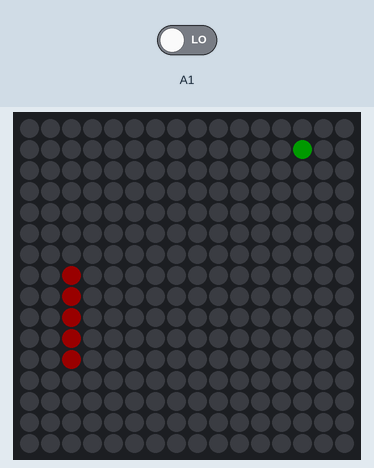
Recording of a sketch running on a simulated Arduino Uno, built with avr-gcc and run on an emulated ATmega328P. Parts: 16×16 RGB LED matrix (first LED top left, wired row by row). Inputs (shaded band) come from the test bench; at power-on: A1 LOW. Dim RGB values are drawn brighter than linear; the strip is taken to match the declared colour order; random numbers use the default seed unless the sketch sets one.

Above: at 1.28 s.
1.3 s: A1 driven HIGH
At 2.72 s:
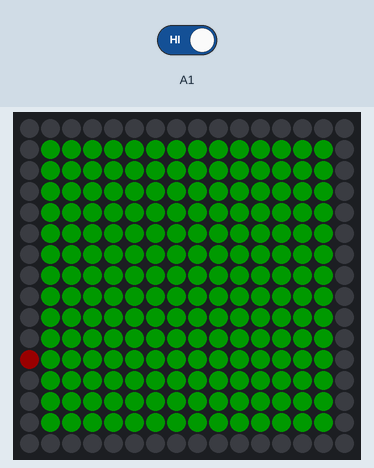
At 4.1 s:
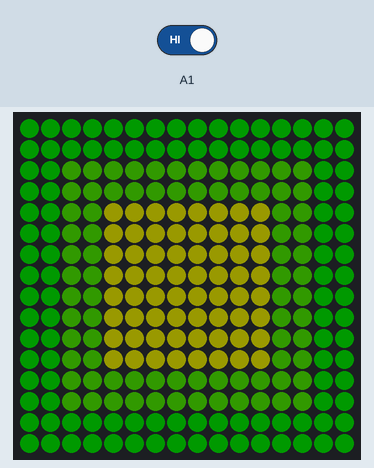
Timing chart, 0 to 5.6 s (numbered marks = the images above; inputs shaded):
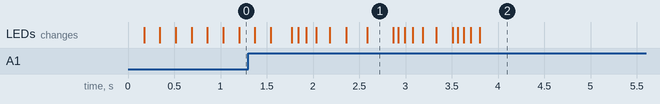

The sketch:

SnakeGame.ino
```cpp
#include <Adafruit_GFX.h>
#include <Adafruit_NeoMatrix.h>
#include <Adafruit_NeoPixel.h>

#define PIN 1
#define DWELL_MAX 0

#define INITIALSNAKELENGTH 5 //The initial snake length at the start of the game.

Adafruit_NeoMatrix * matrix;

uint8_t rotation = 0;
uint16_t xd = 0;
uint16_t yd = 0;
uint8_t previousLeft = 0;
uint8_t previousRight = 0;

uint8_t A1val = 0;
uint8_t D0val = 0;
uint8_t dwell_time = 0;

uint8_t Direction = 1;

uint8_t snaketrix[255];
uint8_t snake_length = INITIALSNAKELENGTH;
uint8_t i;
uint8_t die = 0;

uint8_t appleCoord;

//Create a new apple once one has been eaten by the snake
void makeApple() {
  appleCoord = random(255);
  uint8_t conflict = 1;
  while (conflict) { //Check to see if the apple was created on top of the snake itself.
    conflict = 0;
    for (i = 0; i < snake_length; i++) {
      if (appleCoord == snaketrix[i]) {
        conflict = 1;
        appleCoord = (appleCoord + 1)%255;
      }
    }
  }
}

//Call to start the game over again
void setupSnake() {
  snake_length = INITIALSNAKELENGTH;
  memset(snaketrix,0x00,255);
  for (i = 0; i < snake_length; i++)
  {
    snaketrix[(snake_length-1)-i] = i+32;
  }
  makeApple();
  Direction = 1;
}

//Draws specified rectangles.
void drawFullRect(uint8_t x, uint8_t y, uint8_t w, uint8_t h, uint16_t color) {
  uint8_t iterx = 0;
  uint8_t itery = 0;
  for (iterx = x; iterx < x+w; iterx++) {
    for (itery = y; itery < y+h; itery++) {
      matrix->drawPixel(iterx,itery,color);
    }
  }
}

//Shows the 'explosion' when the snake dies, resets the game
void epicDeath() {
  delay(30);
  drawFullRect(7,7,2,2,matrix->Color(0,255,0));

  rotation += 15;
  matrix->show();
  delay(30);
  drawFullRect(6,6,4,4,matrix->Color(0,255,0));

  rotation += 15;
  matrix->show();

  delay(30);
  drawFullRect(5,5,6,6,matrix->Color(0,255,0));

  rotation += 15;
  matrix->show();

  delay(30);
  drawFullRect(4,4,8,8,matrix->Color(0,255,0));

  rotation += 15;
  matrix->show();


  delay(30);
  drawFullRect(3,3,10,10,matrix->Color(0,255,0));
  rotation += 15;
  matrix->show();

    delay(30);
  drawFullRect(2,2,12,12,matrix->Color(0,255,0));
  rotation += 15;
  matrix->show();

  delay(30);
  drawFullRect(1,1,14,14,matrix->Color(0,255,0));
  rotation += 15;
  matrix->show();

  delay(30);
  drawFullRect(0,0,16,16,matrix->Color(0,255,0));
  rotation += 15;
  matrix->show();

  delay(30);
  drawFullRect(7,7,2,2,matrix->Color(165,255,0));

  rotation += 15;
  matrix->show();
  delay(30);
  drawFullRect(6,6,4,4,matrix->Color(165,255,0));

  rotation += 15;
  matrix->show();

  delay(30);
  drawFullRect(5,5,6,6,matrix->Color(165,255,0));

  rotation += 15;
  matrix->show();

  delay(30);
  drawFullRect(4,4,8,8,matrix->Color(165,255,0));

  rotation += 15;
  matrix->show();


  delay(30);
  drawFullRect(3,3,10,10,matrix->Color(165,255,0));
  rotation += 15;
  matrix->show();

    delay(30);
  drawFullRect(2,2,12,12,matrix->Color(165,255,0));
  rotation += 15;
  matrix->show();

    delay(30);
  drawFullRect(7,7,2,2,matrix->Color(255,255,0));

  rotation += 15;
  matrix->show();
  delay(30);
  drawFullRect(6,6,4,4,matrix->Color(255,255,0));

  rotation += 15;
  matrix->show();

  delay(30);
  drawFullRect(5,5,6,6,matrix->Color(255,255,0));

  rotation += 15;
  matrix->show();

  delay(30);
  drawFullRect(4,4,8,8,matrix->Color(255,255,0));

  rotation += 15;
  matrix->show();

  delay(2500);

  rotation += 15;
  matrix->show();
  matrix->fillScreen(0);

  setupSnake();
  makeApple();
  die = 0;
}

void setup() {
  matrix = new Adafruit_NeoMatrix(8, 8, 2, 2, PIN,
    NEO_MATRIX_TOP     + NEO_MATRIX_LEFT+
    NEO_MATRIX_ROWS + NEO_MATRIX_PROGRESSIVE +
    NEO_TILE_TOP + NEO_TILE_ZIGZAG,
    NEO_RGB            + NEO_KHZ800);
  matrix->begin();
  matrix->setTextWrap(false);
  matrix->setBrightness(25);
  matrix->fillScreen(0);
  memset(snaketrix,0x00,255);
  for (i = 0; i < snake_length; i++)
  {
    snaketrix[(snake_length-1)-i] = i+32;
  }
  pinMode(0, INPUT);
  pinMode(A1, INPUT);
  Serial.begin(9600);
  randomSeed(analogRead(A2));
  makeApple();
}

void loop() {


  if (digitalRead(0)) previousLeft = 1;
  if (digitalRead(A1)) previousRight = 1;
  for (i = 0; i < 140; i++ ) {
    D0val |= digitalRead(0);
    A1val |= digitalRead(A1);
    delay(1);
  }
  if (previousLeft) D0val = 0;
  if (previousRight) A1val = 0;
  previousLeft = 0;
  previousRight = 0;

  if (D0val && dwell_time >= DWELL_MAX) {
    Direction = (Direction + 1)%4;
    dwell_time = 0;
    D0val = 0;
    A1val = 0;
  }
  else if (A1val && dwell_time >= DWELL_MAX) {
    Direction = (Direction + 3)%4;
    dwell_time = 0;
    D0val = 0;
    A1val = 0;
  }
  dwell_time++;

 for (i = 0; i < snake_length; i++)
 {
   snaketrix[ (snake_length-1-i)+1] = snaketrix[(snake_length-1)-i];
 }
  switch (Direction) {
    case 0:
      if ((snaketrix[0]>>4) > 0) snaketrix[0] -= 0x10;
      else {
        die = 1;
          for (i = 0; i < snake_length; i++)
          {
           snaketrix[i] = snaketrix[i+1];
          }
      }
      break;
    case 1:
      if ( (snaketrix[0] & 0xf) < 15) snaketrix[0] += 0x1;
      else {
        die = 1;
          for (i = 0; i < snake_length; i++)
          {
           snaketrix[i] = snaketrix[i+1];
          }
      }
      break;
    case 2:
      if ((snaketrix[0]>>4) < 15) snaketrix[0] += 0x10;
      else {
        die = 1;
          for (i = 0; i < snake_length; i++)
          {
           snaketrix[i] = snaketrix[i+1];
          }
      }
      break;
    case 3:
      if ( (snaketrix[0] & 0xf) > 0) snaketrix[0] -= 0x1;
      else {
        die = 1;
          for (i = 0; i < snake_length; i++)
          {
           snaketrix[i] = snaketrix[i+1];
          }
      }
      break;
  }

  if (snaketrix[0] == appleCoord) {
    snake_length++;
    makeApple();
  }

  for (i = 1; i < snake_length; i++) {
    if (snaketrix[i] == snaketrix[0]) die = 1;
  }

  matrix->clear();


  for (i = 0; i < snake_length; i++)
  {
    matrix->drawPixel( (((uint8_t)snaketrix[i] & 0xF0) >> 4), ((uint8_t)snaketrix[i]&0xf), matrix->Color(255,255*D0val,255*A1val));
    //matrix->drawPixel(1, 1, matrix->Color(255,0,0));
  }
  matrix->drawPixel( (((uint8_t)appleCoord & 0xF0) >> 4), ((uint8_t)appleCoord&0xf), matrix->Color(0,255,0));
  matrix->show();

  if (die) epicDeath();

}
```
